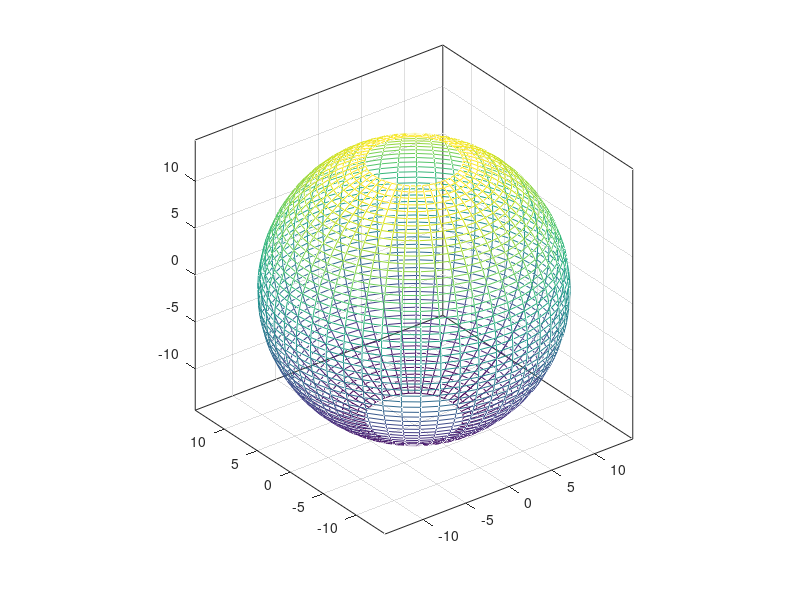

Reproduce this figure in MATLAB.
% Generate the x, y, and z data for the sphere
% r = 14.4 * ones(50, 50); % radius is 5
% [th, phi] = meshgrid(linspace(0, 2*pi, 50), linspace(-pi, pi, 50));
% [x,y,z] = sph2cart(th, phi, r);
% 
% surface(x,y,z,'FaceColor', 'none')

% r = 24.04;
% [x,y,z] = sphere(50)
% x0 = 16.5; y0 = 14.85; z0 = 9.15;
% x = x*r + x0;
% y = y*r + y0;
% z = z*r + z0;
% 
% figure
% lightGrey = 0.8*[1 1 1]; % It looks better if the lines are lighter
% surface(x,y,z,'FaceColor', 'none','EdgeColor',lightGrey)
% hold on
% 
% r = 15;
% theta = (0:.2:6)/3*pi;
% x = r*cos(theta) + x0;
% y = r*sin(theta) + y0;
% z = z0*ones(size(x));
% plot3(x,y,z)
% I = 1:5:26;
% h = plot3(x(I),y(I),z(I),'o','MarkerFaceColor','b','MarkerSize',24);
% 
% axis equal % so the sphere isn't distorted
% view([1 1 0.75]) % adjust the viewing angle
% zoom(2)

%My try
r = 14.42;
phi_start = atan(1/3);
theta=linspace(0,2*pi,50);
phi=linspace(phi_start,pi-phi_start,50);
[theta,phi]=meshgrid(theta,phi);
x=r*sin(phi).*cos(theta);
y=r*sin(phi).*sin(theta);
z=r*cos(phi);
mesh(x,y,z,'FaceColor', 'none')
axis equal
grid on
box on



